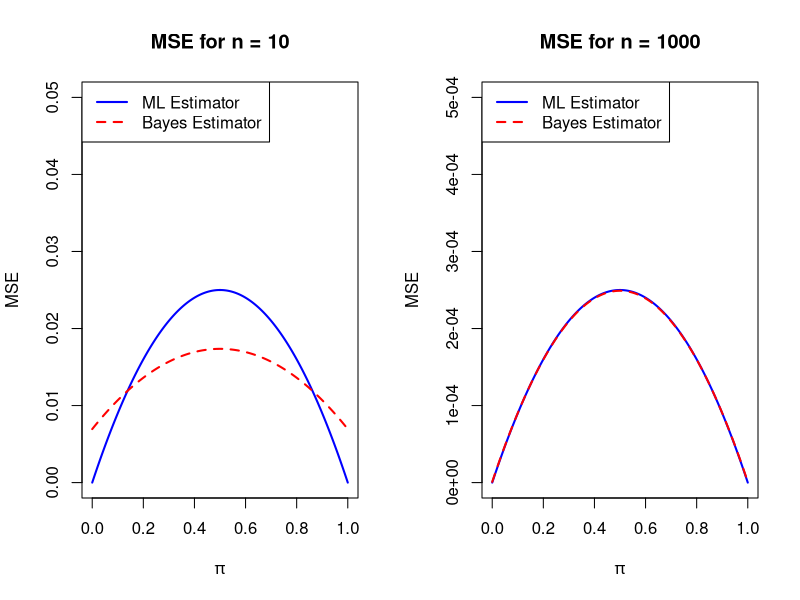
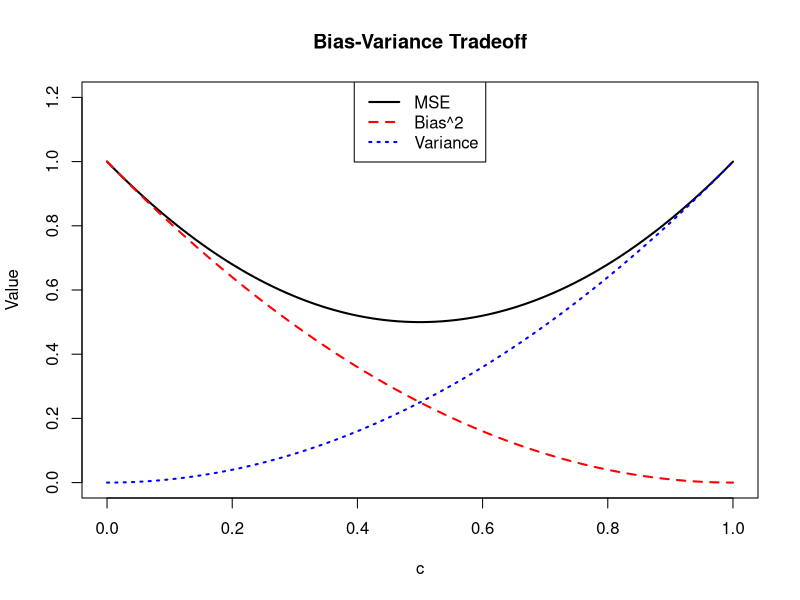

R code for these plots, in order:
# ==========================================
# MODULE 3: BAYESIAN INFERENCE
# ==========================================

# ----------------------------------------------------
# Problem 1 (Exercise 4.64)
# ----------------------------------------------------
# Plot MSE of ML estimator vs Bayesian estimator
MSE_ML <- function(n, pi_val) {
  return((pi_val * (1 - pi_val)) / n)
}

MSE_Bayes <- function(n, pi_val) {
  return((n * pi_val * (1 - pi_val) + (1 - 2 * pi_val)^2) / (n + 2)^2)
}

pi_seq <- seq(0, 1, length.out=400)

pdf("Bayesian_prob1_plot.pdf", width=10, height=5)
par(mfrow=c(1,2))

# n = 10
plot(pi_seq, MSE_ML(10, pi_seq), type="l", col="blue", lwd=2, ylim=c(0, 0.05),
     xlab=expression(pi), ylab="MSE", main="MSE for n = 10")
lines(pi_seq, MSE_Bayes(10, pi_seq), col="red", lwd=2, lty=2)
legend("topleft", legend=c("ML Estimator", "Bayes Estimator"), col=c("blue", "red"), lwd=2, lty=c(1, 2))

# n = 1000
plot(pi_seq, MSE_ML(1000, pi_seq), type="l", col="blue", lwd=2, ylim=c(0, 0.0005),
     xlab=expression(pi), ylab="MSE", main="MSE for n = 1000")
lines(pi_seq, MSE_Bayes(1000, pi_seq), col="red", lwd=2, lty=2)
legend("topleft", legend=c("ML Estimator", "Bayes Estimator"), col=c("blue", "red"), lwd=2, lty=c(1, 2))
dev.off()


# ----------------------------------------------------
# Problem 2 (Exercise 4.66)
# ----------------------------------------------------
# Suppose mu = sigma = n = 1
# Bias = (c - 1) * mu 
# Var = c^2 * sigma^2 / n
# MSE = Bias^2 + Var

mu <- 1
sigma <- 1
n <- 1

c_seq <- seq(0, 1, length.out=100)
bias_sq <- ((c_seq - 1) * mu)^2
var_tilde <- (c_seq^2 * sigma^2) / n
mse_tilde <- bias_sq + var_tilde

pdf("Bayesian_prob2_plot.pdf", width=6, height=5)
plot(c_seq, mse_tilde, type="l", col="black", lwd=2, ylim=c(0, 1.2),
     xlab="c", ylab="Value", main="Bias-Variance Tradeoff")
lines(c_seq, bias_sq, col="red", lwd=2, lty=2)
lines(c_seq, var_tilde, col="blue", lwd=2, lty=3)
legend("top", legend=c("MSE", "Bias^2", "Variance"), col=c("black", "red", "blue"), lwd=2, lty=c(1, 2, 3))
dev.off()

# c to minimize MSE:
c_min <- c_seq[which.min(mse_tilde)]
cat("Empirical c that minimizes MSE:", c_min, "\n")
cat("Theoretical c = n*mu^2 / (n*mu^2 + sigma^2) = 1 / 2 = 0.5\n")

cat("Bayesian Module R code executed successfully.\n")
